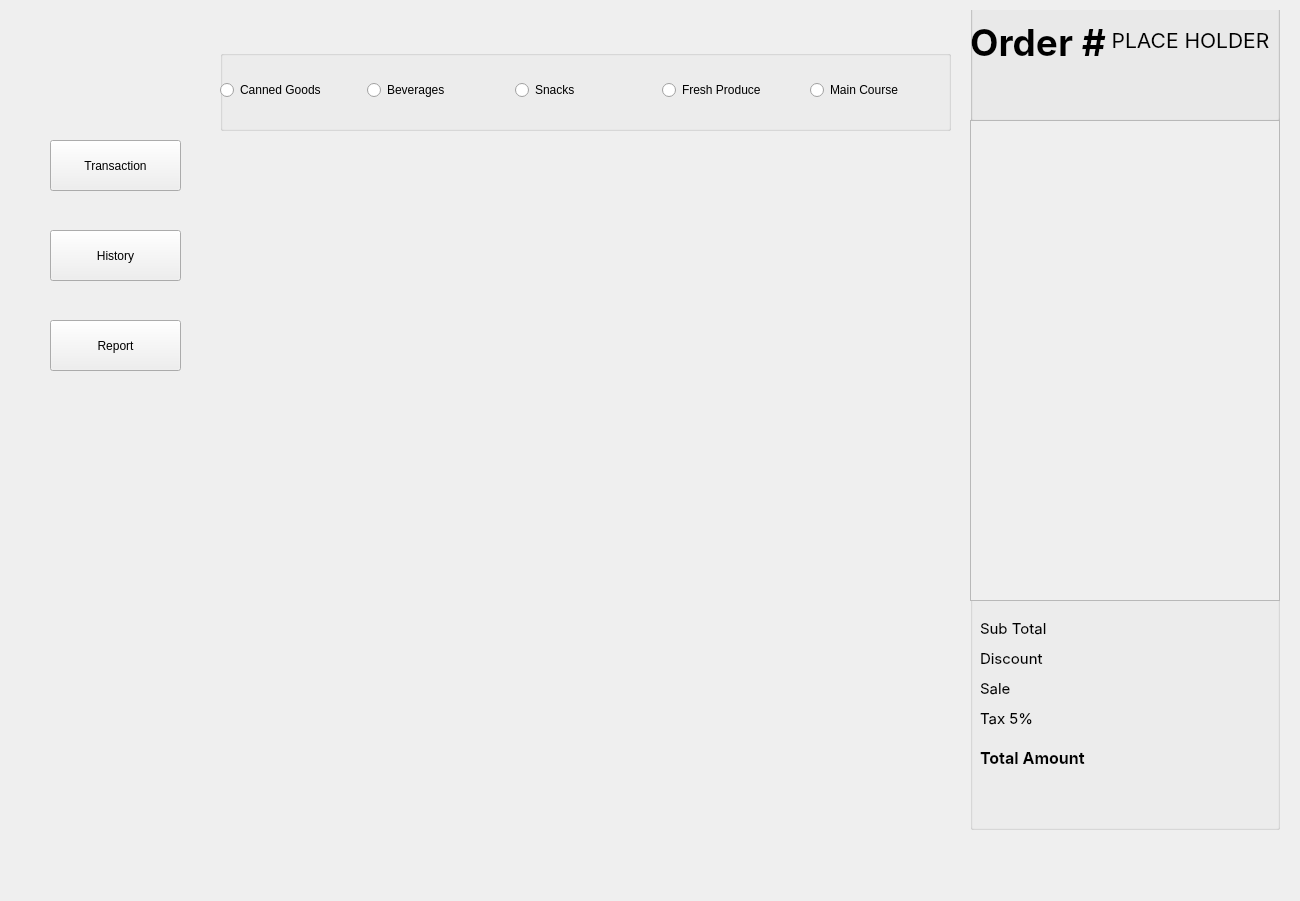
<?xml version="1.0" encoding="UTF-8"?>
<ui version="4.0">
 <class>w_cashier</class>
 <widget class="QWidget" name="w_cashier">
  <property name="geometry">
   <rect>
    <x>0</x>
    <y>0</y>
    <width>1300</width>
    <height>901</height>
   </rect>
  </property>
  <property name="windowTitle">
   <string>Form</string>
  </property>
  <property name="windowIcon">
   <iconset resource="Icons/Icons.qrc">
    <normaloff>:/Main/MINI-GRO.png</normaloff>:/Main/MINI-GRO.png</iconset>
  </property>
  <widget class="QStackedWidget" name="stackedWidget">
   <property name="geometry">
    <rect>
     <x>220</x>
     <y>10</y>
     <width>1060</width>
     <height>860</height>
    </rect>
   </property>
   <property name="currentIndex">
    <number>0</number>
   </property>
   <widget class="QWidget" name="page">
    <widget class="QGroupBox" name="groupBox">
     <property name="geometry">
      <rect>
       <x>0</x>
       <y>40</y>
       <width>731</width>
       <height>81</height>
      </rect>
     </property>
     <property name="title">
      <string/>
     </property>
     <widget class="QWidget" name="layoutWidget">
      <property name="geometry">
       <rect>
        <x>0</x>
        <y>0</y>
        <width>731</width>
        <height>81</height>
       </rect>
      </property>
      <layout class="QHBoxLayout" name="horizontalLayout">
       <item>
        <widget class="QRadioButton" name="radioButton">
         <property name="text">
          <string>Canned Goods</string>
         </property>
        </widget>
       </item>
       <item>
        <widget class="QRadioButton" name="radioButton_2">
         <property name="text">
          <string>Beverages</string>
         </property>
        </widget>
       </item>
       <item>
        <widget class="QRadioButton" name="radioButton_3">
         <property name="text">
          <string>Snacks</string>
         </property>
        </widget>
       </item>
       <item>
        <widget class="QRadioButton" name="radioButton_4">
         <property name="text">
          <string>Fresh Produce</string>
         </property>
        </widget>
       </item>
       <item>
        <widget class="QRadioButton" name="radioButton_5">
         <property name="text">
          <string>Main Course</string>
         </property>
        </widget>
       </item>
      </layout>
     </widget>
    </widget>
    <widget class="QGroupBox" name="TransactionGroup">
     <property name="geometry">
      <rect>
       <x>750</x>
       <y>-10</y>
       <width>310</width>
       <height>830</height>
      </rect>
     </property>
     <property name="title">
      <string/>
     </property>
     <widget class="QGroupBox" name="gb_receiptBanner">
      <property name="geometry">
       <rect>
        <x>0</x>
        <y>0</y>
        <width>310</width>
        <height>121</height>
       </rect>
      </property>
      <property name="title">
       <string/>
      </property>
      <widget class="QLabel" name="lb_Order">
       <property name="geometry">
        <rect>
         <x>0</x>
         <y>20</y>
         <width>141</width>
         <height>41</height>
        </rect>
       </property>
       <property name="font">
        <font>
         <family>Inter</family>
         <pointsize>28</pointsize>
         <bold>true</bold>
        </font>
       </property>
       <property name="text">
        <string>Order # </string>
       </property>
       <property name="textFormat">
        <enum>Qt::RichText</enum>
       </property>
       <property name="alignment">
        <set>Qt::AlignCenter</set>
       </property>
      </widget>
      <widget class="QLabel" name="lb_orderNo">
       <property name="geometry">
        <rect>
         <x>140</x>
         <y>20</y>
         <width>161</width>
         <height>41</height>
        </rect>
       </property>
       <property name="font">
        <font>
         <family>Inter</family>
         <pointsize>16</pointsize>
         <bold>false</bold>
        </font>
       </property>
       <property name="text">
        <string>PLACE HOLDER</string>
       </property>
       <property name="textFormat">
        <enum>Qt::RichText</enum>
       </property>
       <property name="alignment">
        <set>Qt::AlignCenter</set>
       </property>
      </widget>
     </widget>
     <widget class="QScrollArea" name="sa_transactionItems">
      <property name="geometry">
       <rect>
        <x>0</x>
        <y>120</y>
        <width>310</width>
        <height>481</height>
       </rect>
      </property>
      <property name="widgetResizable">
       <bool>true</bool>
      </property>
      <widget class="QWidget" name="scrollAreaWidgetContents">
       <property name="geometry">
        <rect>
         <x>0</x>
         <y>0</y>
         <width>308</width>
         <height>479</height>
        </rect>
       </property>
      </widget>
     </widget>
     <widget class="QLabel" name="label">
      <property name="geometry">
       <rect>
        <x>10</x>
        <y>620</y>
        <width>71</width>
        <height>16</height>
       </rect>
      </property>
      <property name="font">
       <font>
        <family>Inter</family>
        <pointsize>11</pointsize>
       </font>
      </property>
      <property name="text">
       <string>Sub Total</string>
      </property>
      <property name="alignment">
       <set>Qt::AlignLeading|Qt::AlignLeft|Qt::AlignVCenter</set>
      </property>
     </widget>
     <widget class="QLabel" name="label_2">
      <property name="geometry">
       <rect>
        <x>10</x>
        <y>650</y>
        <width>71</width>
        <height>16</height>
       </rect>
      </property>
      <property name="font">
       <font>
        <family>Inter</family>
        <pointsize>11</pointsize>
       </font>
      </property>
      <property name="text">
       <string>Discount</string>
      </property>
      <property name="alignment">
       <set>Qt::AlignLeading|Qt::AlignLeft|Qt::AlignVCenter</set>
      </property>
     </widget>
     <widget class="QLabel" name="label_3">
      <property name="geometry">
       <rect>
        <x>10</x>
        <y>680</y>
        <width>71</width>
        <height>16</height>
       </rect>
      </property>
      <property name="font">
       <font>
        <family>Inter</family>
        <pointsize>11</pointsize>
       </font>
      </property>
      <property name="text">
       <string>Sale</string>
      </property>
      <property name="alignment">
       <set>Qt::AlignLeading|Qt::AlignLeft|Qt::AlignVCenter</set>
      </property>
     </widget>
     <widget class="QLabel" name="label_4">
      <property name="geometry">
       <rect>
        <x>10</x>
        <y>710</y>
        <width>71</width>
        <height>16</height>
       </rect>
      </property>
      <property name="font">
       <font>
        <family>Inter</family>
        <pointsize>11</pointsize>
       </font>
      </property>
      <property name="text">
       <string>Tax 5%</string>
      </property>
      <property name="alignment">
       <set>Qt::AlignLeading|Qt::AlignLeft|Qt::AlignVCenter</set>
      </property>
     </widget>
     <widget class="QLabel" name="label_5">
      <property name="geometry">
       <rect>
        <x>10</x>
        <y>750</y>
        <width>111</width>
        <height>16</height>
       </rect>
      </property>
      <property name="font">
       <font>
        <family>Inter</family>
        <pointsize>12</pointsize>
        <bold>true</bold>
       </font>
      </property>
      <property name="text">
       <string>Total Amount</string>
      </property>
      <property name="alignment">
       <set>Qt::AlignLeading|Qt::AlignLeft|Qt::AlignVCenter</set>
      </property>
     </widget>
    </widget>
   </widget>
   <widget class="QWidget" name="page_2"/>
  </widget>
  <widget class="QWidget" name="userPlaceholder" native="true">
   <property name="geometry">
    <rect>
     <x>20</x>
     <y>570</y>
     <width>210</width>
     <height>310</height>
    </rect>
   </property>
  </widget>
  <widget class="QPushButton" name="pb_transaction">
   <property name="geometry">
    <rect>
     <x>50</x>
     <y>140</y>
     <width>131</width>
     <height>51</height>
    </rect>
   </property>
   <property name="text">
    <string>Transaction</string>
   </property>
  </widget>
  <widget class="QPushButton" name="pb_history">
   <property name="geometry">
    <rect>
     <x>50</x>
     <y>230</y>
     <width>131</width>
     <height>51</height>
    </rect>
   </property>
   <property name="text">
    <string>History</string>
   </property>
  </widget>
  <widget class="QPushButton" name="pb_report">
   <property name="geometry">
    <rect>
     <x>50</x>
     <y>320</y>
     <width>131</width>
     <height>51</height>
    </rect>
   </property>
   <property name="text">
    <string>Report</string>
   </property>
  </widget>
 </widget>
 <resources>
  <include location="Icons/Icons.qrc"/>
 </resources>
 <connections/>
</ui>
